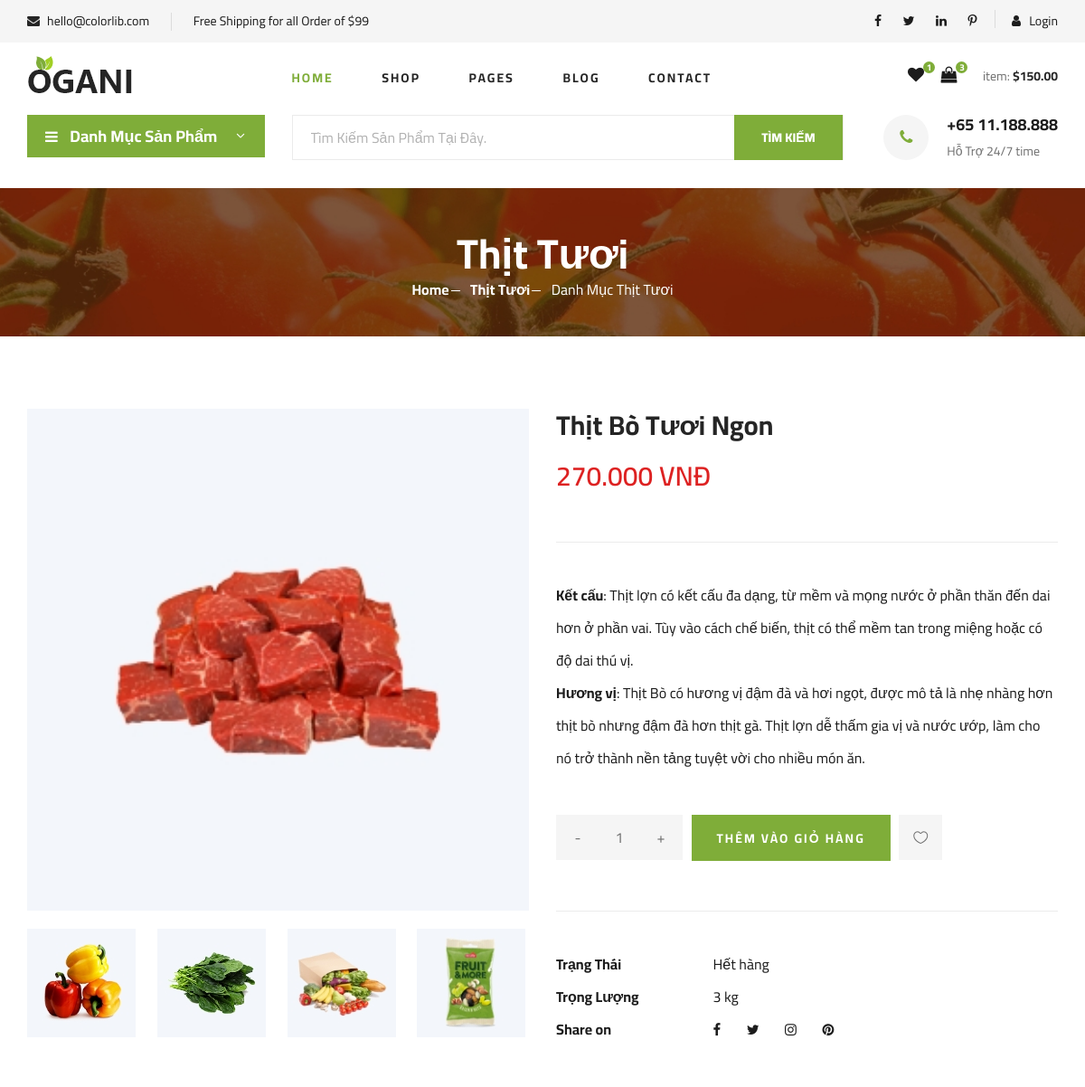
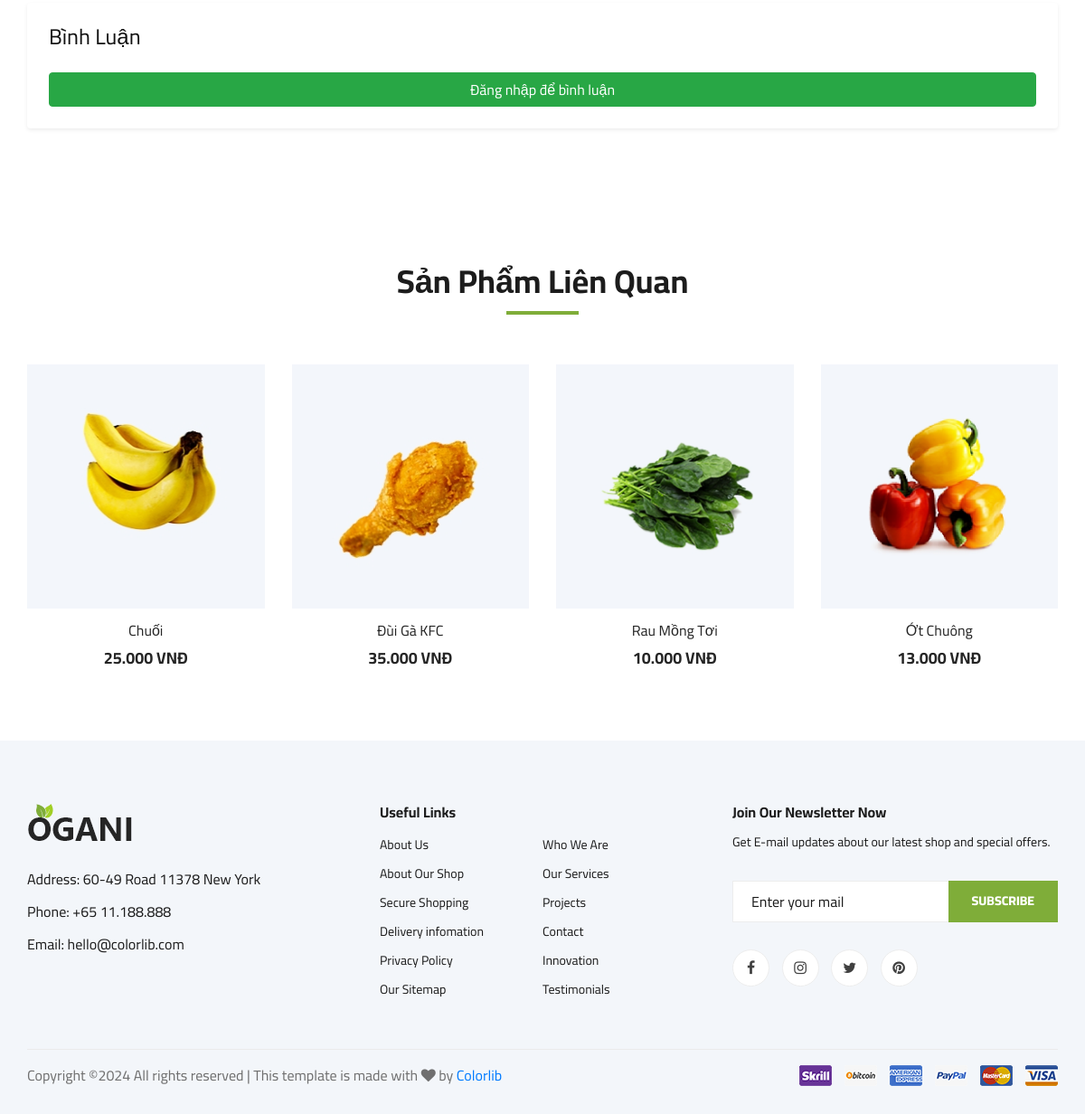
The app's page /?act=product-detail&id=11 with its own data (2 pictures, top to bottom).
### tables this page shows
CREATE TABLE `products` (
  `id` int NOT NULL,
  `cate_id` int NOT NULL,
  `title` varchar(300) NOT NULL,
  `price` int NOT NULL COMMENT 'giá giảm',
  `discount` int NOT NULL COMMENT 'Giá gốc',
  `description` longtext NOT NULL,
  `created_at` datetime NOT NULL DEFAULT CURRENT_TIMESTAMP,
  `updated_at` datetime NOT NULL DEFAULT CURRENT_TIMESTAMP,
  `view_count` int NOT NULL DEFAULT '0',
  `image` varchar(300) DEFAULT NULL,
  `quantity` int NOT NULL,
  `weight` varchar(20) NOT NULL
);

CREATE TABLE `categories` (
  `id` int NOT NULL,
  `name` varchar(255) NOT NULL,
  `image` varchar(300) NOT NULL,
  `created_at` datetime NOT NULL DEFAULT CURRENT_TIMESTAMP,
  `updated_at` datetime NOT NULL DEFAULT CURRENT_TIMESTAMP
);

### controllers/BlogController.php (called while the page is built, shortened)
<?php
function blogProductDetail($id)
{
    $product = getProductById($id);
    $ProductRelated = ProductRelated($id);
    require_once PATH_VIEW . 'layout/master.php';
}

### index.php (called while the page is built, shortened)
<?php
$act = $_GET['act'] ?? '/';
match ($act) {
    '/' => homeIndex(),
    'login'                 => showFormLogin(),
    'logout'                => logout(),
    'products'              => blogProductListAll(),
    'product-detail'        => blogProductDetail($_GET['id']),
    'category-product'      => blogByCategoriesProduct($_GET['id']),
    'blog-posts'            => blogPosts(),
    'post-detail'           => blogPostDetail($_GET['id']),
    'category-post'      => blogByCategoriesPost($_GET['id']),
    default                 => e404(),
};

### models/Product-post.php (called while the page is built, shortened)
<?php
function getProductById($id)
{
    try {
        $sql = "
            SELECT
                    p.id            as p_id,
                    p.title         as p_title,
                    p.price         as p_price,
                    p.discount      as P_discount,
                    P.cate_id       as p_cate_id,
                    p.image         as p_image,
                    p.description   as p_description,
                    p.view_count    as p_view_count,
                    p.quantity      as p_quantity,
                    p.weight        as p_weight,
                    c.name          as c_name
            FROM products as p
            INNER JOIN categories   as c    ON c.id     = p.cate_id
            WHERE
                    p.id = :id
            LIMIT 1
        ";
        $stmt = $GLOBALS['conn']->prepare($sql);
        $stmt->bindParam(':id', $id);
        $stmt->execute();
        return $stmt->fetch();
    } catch (\Exception $e) {
        debug($e);
    }
}
function ProductRelated($id)
{
    try {
        $sql = "
            SELECT
                    p.id            as p_id,
                    p.title         as p_title,
                    p.price         as p_price,
                    p.discount      as P_discount,
                    P.cate_id       as p_cate_id,
                    p.image         as p_image,
                    p.description   as p_description,
                    p.view_count    as p_view_count,
                    c.name          as c_name
            FROM products as p
            INNER JOIN categories   as c    ON c.id     = p.cate_id
            WHERE
                p.id <> :id
            AND
                p.cate_id = c.id
            LIMIT 4
        ";
        $stmt = $GLOBALS['conn']->prepare($sql);
        $stmt->bindParam(':id', $id);
        $stmt->execute();
        return $stmt->fetchAll();
    } catch (\Exception $e) {
        debug($e);
    }
}

### views/blog-product-detail.php (the view, shortened to what this page needs)
<section class="breadcrumb-section set-bg" data-setbg="<?= BASE_URL ?>asset/client/img/breadcrumb.jpg">
    <div class="container">
        <div class="row">
            <div class="col-lg-12 text-center">
                <div class="breadcrumb__text">
                    <h2><?= $product['c_name'] ?></h2>
                    <div class="breadcrumb__option">
                        <a href="<?= BASE_URL ?>">Home</a>
                        <a href="<?= BASE_URL ?>"><?= $product['c_name'] ?></a>
                        <span>Danh Mục <?= $product['c_name'] ?></span>
                    </div>
                </div>
            </div>
        </div>
    </div>
</section>
<section class="product-details spad">
    <div class="container">
        <div class="row">
            <div class="col-lg-6 col-md-6">
                <div class="product__details__pic">
                    <div class="product__details__pic__item">
                        <img class="product__details__pic__item--large"
                            src="<?= $product['p_image'] ?>" alt="">
                    </div>
                    <div class="product__details__pic__slider owl-carousel">
                        <img data-imgbigurl="img/product/details/product-details-2.jpg"
                            src="<?= BASE_URL ?>asset/client/img/product/details/thumb-1.jpg" alt="">
                        <img data-imgbigurl="img/product/details/product-details-3.jpg"
                            src="<?= BASE_URL ?>asset/client/img/product/details/thumb-2.jpg" alt="">
                        <img data-imgbigurl="img/product/details/product-details-5.jpg"
                            src="<?= BASE_URL ?>asset/client/img/product/details/thumb-3.jpg" alt="">
                        <img data-imgbigurl="img/product/details/product-details-4.jpg"
                            src="<?= BASE_URL ?>asset/client/img/product/details/thumb-4.jpg" alt="">
                    </div>
                </div>
            </div>
            <div class="col-lg-6 col-md-6">
                <div class="product__details__text">
                    <h3><?= $product['p_title'] ?></h3>
                    <div class="product__details__price"><?= number_format($product['p_price'], 0, ',', '.') ?> VNĐ</div>
                    <p><?= $product['p_description'] ?></p>
                    <div class="product__details__quantity">
                        <div class="quantity">
                            <div class="pro-qty">
                                <input type="text" value="1">
                            </div>
                        </div>
                    </div>
                    <a href="#" class="primary-btn">Thêm Vào Giỏ Hàng</a>
                    <a href="#" class="heart-icon"><span class="icon_heart_alt"></span></a>
                    <ul>
                        <li><b>Trạng Thái</b> <span><?php echo (int)$product['p_quantity'] > 0 ? 'Còn Hàng' : 'Hết hàng' ?></span></li>
                        <li><b>Trọng Lượng</b> <span><?= $product['p_weight'] ?></span></li>
                        <li><b>Share on</b>
                            <div class="share">
                                <a href="#"><i class="fa fa-facebook"></i></a>
                                <a href="#"><i class="fa fa-twitter"></i></a>
                                <a href="#"><i class="fa fa-instagram"></i></a>
                                <a href="#"><i class="fa fa-pinterest"></i></a>
                            </div>
                        </li>
                    </ul>
                </div>
            </div>
            <section class="comments-section my-5" style="width: 100%; margin: 0 auto;">
                <div class="container">
                    <div class="row justify-content-center">
                        <div class="col-lg-12 col-lg-10">
                            <div class="card border-0 shadow-sm">
                                <div class="card-body p-4">
                                    <h4 class="mb-4">Bình Luận</h4>
                                    <?php if (!empty($_SESSION['user_client']) && $_SESSION['user_client']): ?>
                                        <form action="" method="POST">
                                            <div class="card-footer bg-light border-0 py-4">
                                                <div class="d-flex">
                                                    <img class="rounded-circle shadow-sm me-3" src="<?= $_SESSION['user_client']['u_image'] ?>" alt="avatar" width="60" height="60" />
                                                    <div class="w-100">
                                                        <textarea class="form-control mb-3" rows="4" name="content" placeholder="Bình Luận Sản Phẩm."></textarea>
                                                        <button type="submit" class="btn btn-primary">Gửi Bình Luận</button>
                                                    </div>
                                                </div>
                                            </div>
                                        </form>
                                    <?php else: ?>
                                        <a class="btn btn-success text-wight w-100" href="<?= BASE_URL ?>?act=login">Đăng nhập để bình luận</a>
                                    <?php endif; ?>
                                </div>
                            </div>
                        </div>
                    </div>
                </div>
            </section>
        </div>
    </div>
</section>
<section class="related-product">
    <div class="container">
        <div class="row">
            <div class="col-lg-12">
                <div class="section-title related__product__title">
                    <h2>Sản Phẩm Liên Quan</h2>
                </div>
            </div>
        </div>
        <div class="row">
            <?php foreach ($ProductRelated as $product): ?>
                <div class="col-lg-3 col-md-4 col-sm-6">
                    <div class="product__item">
                        <div class="product__item__pic set-bg" data-setbg="<?= $product['p_image'] ?>">
                        </div>
                        <div class="product__item__text">
                            <h6><a href="<?php BASE_URL ?>?act=product-detail&id=<?= $product['p_id'] ?>"><?= $product['p_title'] ?></a></h6>
                            <h5><?= number_format($product['p_price'], 0, ',', '.') ?> VNĐ</h5>
                        </div>
                    </div>
                </div>
            <?php endforeach; ?>
        </div>
    </div>
</section>

### asset/client/css/style.css (style rules this page uses)
html, body { height: 100%; font-family: "Cairo", sans-serif; -webkit-font-smoothing: antialiased; font-smoothing: antialiased; }
h1, h2, h3, h4, h5, h6 { margin: 0; color: #111111; font-weight: 400; font-family: "Cairo", sans-serif; }
h2 { font-size: 36px; }
h3 { font-size: 30px; }
h4 { font-size: 24px; }
h5 { font-size: 18px; }
h6 { font-size: 16px; }
p { font-size: 16px; font-family: "Cairo", sans-serif; color: #6f6f6f; font-weight: 400; line-height: 26px; margin: 0 0 15px 0; }
img { max-width: 100%; }
ul, ol { padding: 0; margin: 0; }
.section-title { margin-bottom: 50px; text-align: center; }
.section-title h2 { color: #1c1c1c; font-weight: 700; position: relative; }
.section-title h2:after { position: absolute; left: 0; bottom: -15px; right: 0; height: 4px; width: 80px; background: #7fad39; content: ""; margin: 0 auto; }
.set-bg { background-repeat: no-repeat; background-size: cover; background-position: top center; }
.spad { padding-top: 100px; padding-bottom: 100px; }
.primary-btn { display: inline-block; font-size: 14px; padding: 10px 28px 10px; color: #ffffff; text-transform: uppercase; font-weight: 700; background: #7fad39; letter-spacing: 2px; }
.breadcrumb-section { display: flex; align-items: center; padding: 45px 0 40px; }
.breadcrumb__text h2 { font-size: 46px; color: #ffffff; font-weight: 700; }
.breadcrumb__option a { display: inline-block; font-size: 16px; color: #ffffff; font-weight: 700; margin-right: 20px; position: relative; }
.breadcrumb__option a:after { position: absolute; right: -12px; top: 13px; height: 1px; width: 10px; background: #ffffff; content: ""; }
.breadcrumb__option span { display: inline-block; font-size: 16px; color: #ffffff; }
.product__item { margin-bottom: 50px; }
.product__item__pic { height: 270px; position: relative; overflow: hidden; }
.product__item__text { text-align: center; padding-top: 15px; }
.product__item__text h6 { margin-bottom: 10px; }
.product__item__text h6 a { color: #252525; }
.product__item__text h5 { color: #252525; font-weight: 700; }
.product-details { padding-top: 80px; }
.product__details__pic__item { margin-bottom: 20px; }
.product__details__pic__item img { min-width: 100%; }
.product__details__pic__slider img { cursor: pointer; }
.product__details__pic__slider.owl-carousel .owl-item img { width: auto; }
.product__details__text h3 { color: #252525; font-weight: 700; margin-bottom: 16px; }
.product__details__text .product__details__price { font-size: 30px; color: #dd2222; font-weight: 600; margin-bottom: 15px; }
.product__details__text p { margin-bottom: 45px; }
.product__details__text .primary-btn { padding: 16px 28px 14px; margin-right: 6px; margin-bottom: 5px; }
.product__details__text .heart-icon { display: inline-block; font-size: 16px; color: #6f6f6f; padding: 13px 16px 13px; background: #f5f5f5; }
.product__details__text ul { border-top: 1px solid #ebebeb; padding-top: 40px; margin-top: 50px; }
.product__details__text ul li { font-size: 16px; color: #1c1c1c; list-style: none; line-height: 36px; }
.product__details__text ul li b { font-weight: 700; width: 170px; display: inline-block; }
.product__details__text ul li .share { display: inline-block; }
.product__details__text ul li .share a { display: inline-block; font-size: 15px; color: #1c1c1c; margin-right: 25px; }
.product__details__text ul li .share a:last-child { margin-right: 0; }
.product__details__quantity { display: inline-block; margin-right: 6px; }
.pro-qty { width: 140px; height: 50px; display: inline-block; position: relative; text-align: center; background: #f5f5f5; margin-bottom: 5px; }
.pro-qty input { height: 100%; width: 100%; font-size: 16px; color: #6f6f6f; width: 50px; border: none; background: #f5f5f5; text-align: center; }
.related-product { padding-bottom: 30px; }
.related__product__title { margin-bottom: 70px; }
@media only screen and (min-width: 1200px) { .container { max-width: 1170px; } }

### records on screen
products: cate.name "Thịt Tươi", image (picture), title "Thịt Bò Tươi Ngon", price "270.000", description "Kết cấu : Thịt lợn có kết cấu đa dạng, từ mềm và mọng nước ở phần thăn đến dai hơn ở phần vai. Tùy vào cách chế biến, thịt có thể mềm tan trong miệng hoặc có độ dai thú vị. Hương vị : Thịt Bò có hương vị đậm đà và hơi ngọt, được mô tả là nhẹ nhàng hơn thịt bò nhưng đậm đà hơn thịt gà. Thịt lợn dễ thấm gia vị và nước ướp, làm cho nó trở thành nền tảng tuyệt vời cho nhiều món ăn.", weight "3 kg"
products: shows a picture, title "Chuối", price "25.000"
products: shows a picture, title "Đùi Gà KFC", price "35.000"
products: shows a picture, title "Rau Mồng Tơi", price "10.000"
products: shows a picture, title "Ớt Chuông", price "13.000"
